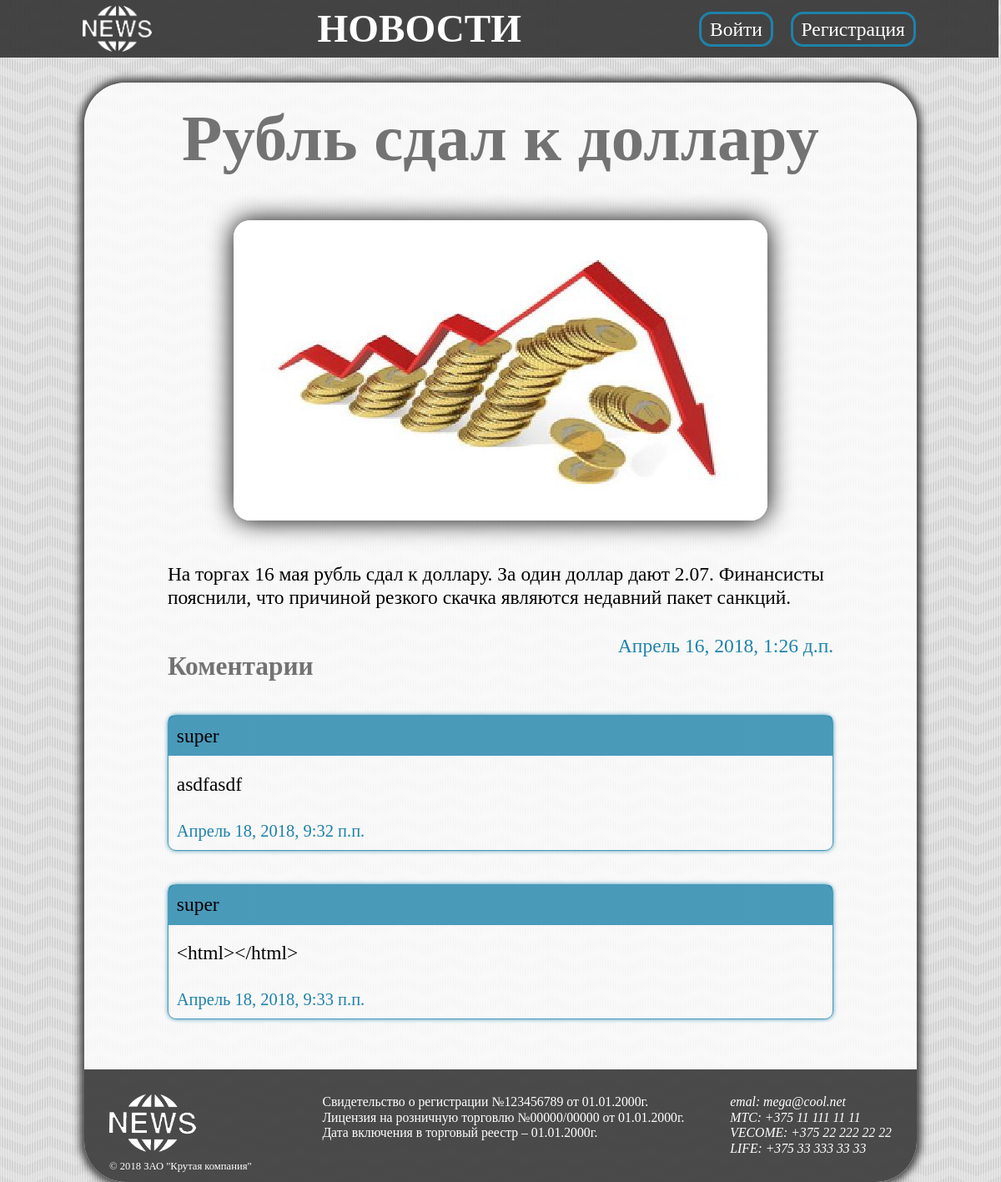
The page /new/3/ on the database its author committed.
### main/models/news.py (models this page shows, shortened)
class News(models.Model):
    class Meta:
        db_table = 'news'
        verbose_name = 'Новость'
        verbose_name_plural = 'Новости'
        ordering = ['-pubtime']
    title = models.CharField(max_length=50, verbose_name='Заголовок')
    image = models.ImageField(
                              upload_to='temp',
                              verbose_name='Изображение'
                             )
    short_text = models.TextField(verbose_name='Краткое описание')
    text = models.TextField(verbose_name='Тескт')
    pubtime = models.DateTimeField(
                                   auto_now_add=True,
                                   editable=False,
                                   verbose_name='Дата публикации'
                                   )

### main/models/coments.py (models this page shows, shortened)
class Coments(models.Model):
    class Meta:
        db_table = 'comments'
        verbose_name = 'коментарий'
        verbose_name_plural = 'коментарии'
        ordering = ['pubtime']
    new = models.ForeignKey(News, editable=False, on_delete=models.CASCADE)
    user = models.ForeignKey(
                             User,
                             verbose_name='Пользователь',
                             editable=False,
                             on_delete=models.SET_NULL,
                             blank=True,
                             null=True
                            )
    text = models.TextField(verbose_name='Коментарий')
    pubtime = models.DateTimeField(
                                   auto_now_add=True,
                                   editable=False,
                                   verbose_name='Дата коментирования'
                                   )

### main/views/detail.py (the view, shortened to what this page needs)
# urls.py: url(r'^new/(?P<pk>\d+)/$', NewDetailView.as_view(), name='detail'),
class NewDetailView(DetailView):
    template_name = 'new.html'
    model = News
    context_object_name = 'new'
    login_url = reverse_lazy('login')
    form = None
    def get_context_data(self, **kwards):
        context = super(NewDetailView, self).get_context_data(**kwards)
        context['coment_form'] = self.form if self.form else ComentForm()
        context['coments'] = Coments.objects.filter(new=self.get_object())
        return context

### main/templates/new.html (shortened to what this page needs)
{% extends "base.html" %}
{% block content %}
<div class="details">
<h1>{{ new.title }}</h1>
<img src="{{ new.image.url }}">
<div class="text">{{ new.text|linebreaks }}</div>
<p class="time">{{ new.pubtime }}</p>
</div>
<div class="comments">
<h2>Коментарии</h2>
{% for comment in coments %}
<div class="comment">
<p class="name">{{ comment.user.get_username }}</p>
<p class="text">{{ comment.text }}</p>
<p class="time">{{ comment.pubtime }}</p>
</div>
{% endfor %}
</div>
{% endblock %}

### main/static/css/styles.css (style rules this page uses)
html, body, div, span, object, iframe, h1, h2, h3, h4, h5, h6, p, blockquote, pre, a, abbr, acronym, address, big, cite, code, del, dfn, em, img, ins, kbd, q, s, samp, small, strike, strong, sub, sup, tt, var, b, u, i, center, dl, dt, dd, ol, ul, li, fieldset, form, label, legend, table, caption, tbody, tfoot, thead, tr, th, td, article, aside, canvas, details, embed, figure, figcaption, footer, header, hgroup, menu, nav, output, ruby, section, summary, time, mark, audio, video { margin: 0; padding: 0; border: 0; font-size: 99.74977%; vertical-align: baseline; }
body { line-height: 1.2; }
body { background: url("../images/background.png") repeat; }
main .details { padding: 0 49.86918px; }
main .details h1 { font-size: 4.989344em; color: rgba(100, 100, 100, 0.9); text-align: center; }
main .details img { margin: 49.86918px auto; border-radius: 19.90772px; display: block; box-shadow: 0 0 29.96616px; }
main .details .text { font-size: 1.486396em; margin-bottom: 29.96616px; }
main .details .time { float: right; font-size: 1.486396em; color: rgba(30,130,170,1); }
main .comments { padding: 0 49.86918px; margin-top: 49.86918px; }
main .comments h2 { font-size: 1.982102em; color: rgba(100, 100, 100, 0.9); text-align: left; }
main .comments .comment { margin: 39.81624px 0; border: 1.986934px solid rgba(30, 130, 170, 0.8); border-radius: 9.949579px; box-shadow: 0 0 4.971596px rgba(30, 130, 170, 0.8); }
main .comments .comment .name { font-size: 1.486396em; background: rgba(30, 130, 170, 0.8); border-radius: 4.971596px 4.971596px 0 0; padding: 9.949579px; font-size: 1.486396em; }
main .comments .comment .text { font-size: 1.486396em; margin: 9.949579px 0; padding: 9.949579px; }
main .comments .comment .time { font-size: 1.29714em; color: rgba(30,130,170,1); padding: 9.949579px; }

### rows shown on the page
News: title "Рубль сдал к доллару", image (picture), text "На торгах 16 мая рубль сдал к доллару. За один доллар дают 2.07. Финансисты пояснили, что причиной резкого скачка являются недавний пакет санкций.", pubtime "Апрель 16, 2018, 1:26 д.п."
Coments: user.get_username "super", text "asdfasdf", pubtime "Апрель 18, 2018, 9:32 п.п."
Coments: user.get_username "super", text "<html></html>", pubtime "Апрель 18, 2018, 9:33 п.п."
